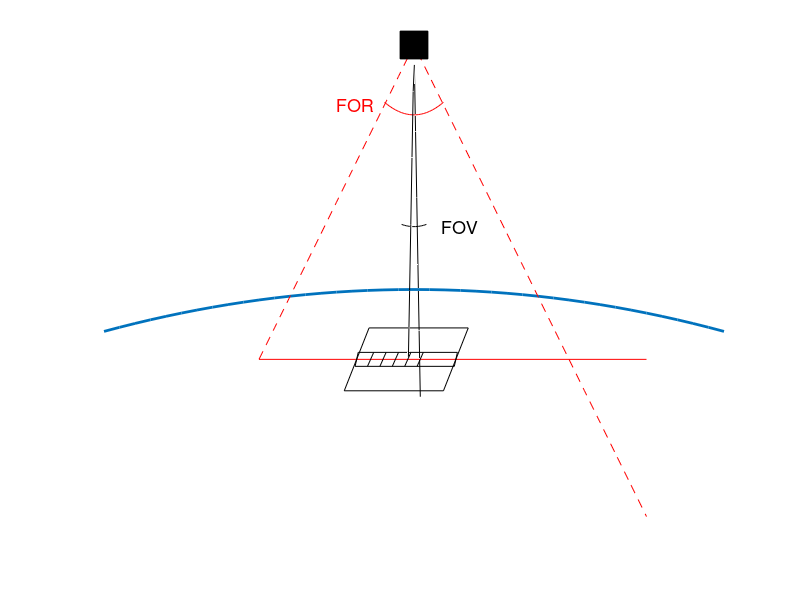

Reproduce this figure in MATLAB.
% 

% plot world horizon on legend axis
x_world = -1:.1:3;
y_world = -.03*(x_world-1).^2+.3;
plot(x_world,y_world,'LineWidth',2)

hold on;
% plot FOR lines on legend axis
x_for = 0:.1:2.5;
y_for = -.9*abs(x_for-1)+1;
plot(x_for,y_for,'--r')
x_forlabel = .81:.01:1.19;
y_forlabel = (x_forlabel-1).^2+.8;
plot(x_forlabel,y_forlabel,'r')
text(.5,.83,'FOR','Color','r','FontSize',13)
plot([0 2.5], [.1 .1],'r')

% plot FOV lines on legend axis
x_fov = .953:.01:1.053;
y_fov = -19*abs(x_fov-1)+1;
absy = plot(x_fov,y_fov,'k');
x_fovlabel = .92:.01:1.08;
y_fovlabel = (x_fovlabel-1).^2+.48;
plot(x_fovlabel,y_fovlabel,'k');
text(1.18,.48,'FOV','Color','k','FontSize',13)
x1 = .55;
twist = .16;
width =.8;
y1 = 0.01;
height = .18;
x2 = x1+width;
y2 = y1+height;
plot([x1 x1+twist x2 x2-twist x1],[y1 y2 y2 y1 y1],'k');

% plot pixels IFOV
po =  .07;
plot([x1+po x1+twist-po x2-po x2+po-twist x1+po],[y1+po y2-po y2-po y1+po y1+po],'k');
rotate(absy,[0 1 0],40)
pwidth = .08;
px = [x1+po+pwidth x1+pwidth+po+twist/4];
py = [y1+po y2-po];
plot(px, py,'k')
px2 = [x1+po+pwidth*2 x1+pwidth*2+po+twist/4];
plot(px2, py,'k');
px3 = [x1+po+pwidth*3 x1+pwidth*3+po+twist/4];
plot(px3, py,'k');
px4 = [x1+po+pwidth*4 x1+pwidth*4+po+twist/4];
plot(px4, py,'k');
px5 = [x1+po+pwidth*5 x1+pwidth*5+po+twist/4];
plot(px5, py,'k');



axis('off')
plot(1,1,'sk','MarkerFaceColor','k','MarkerSize',20)
